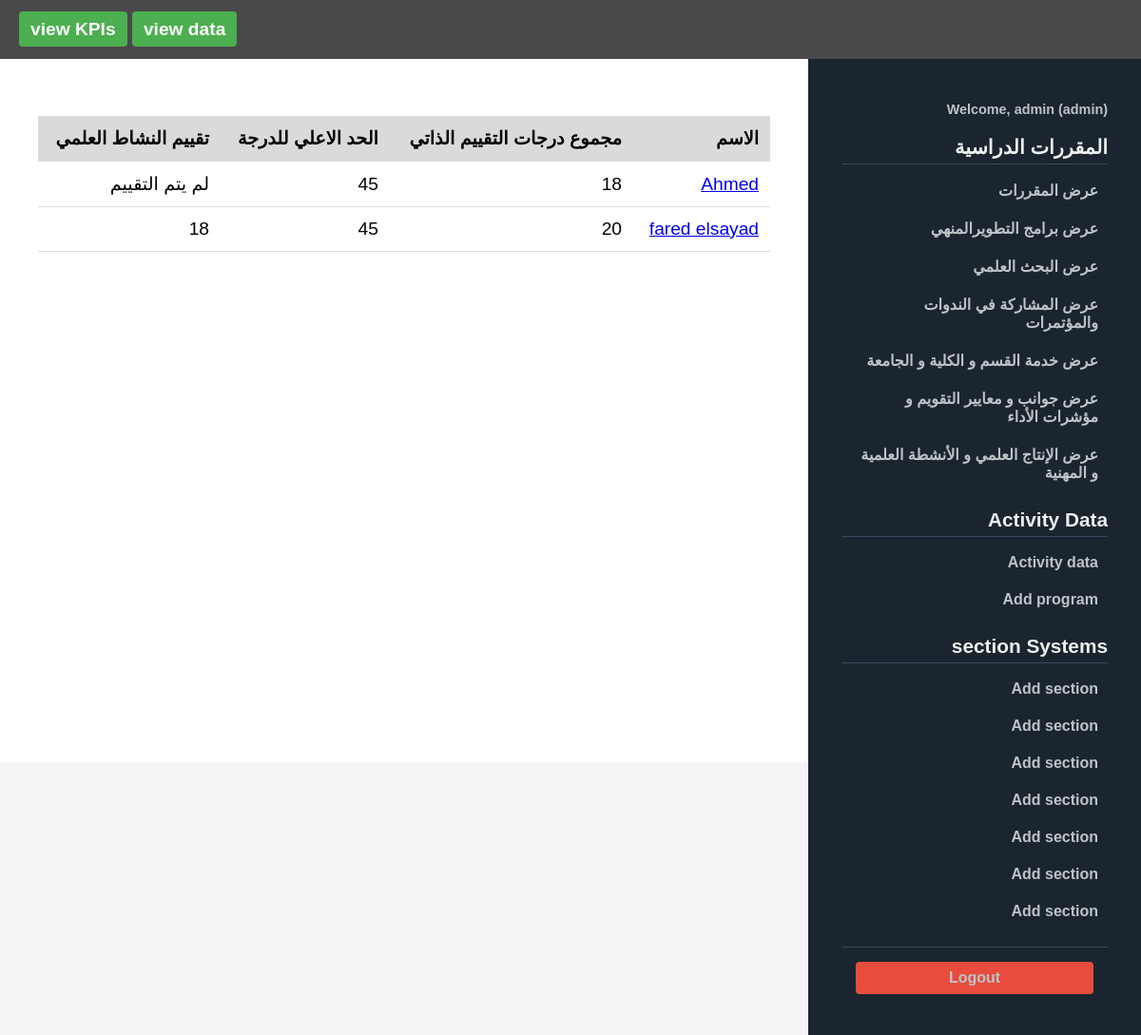
The app's page /view/criteria_of_evaluation (signed in), older data.
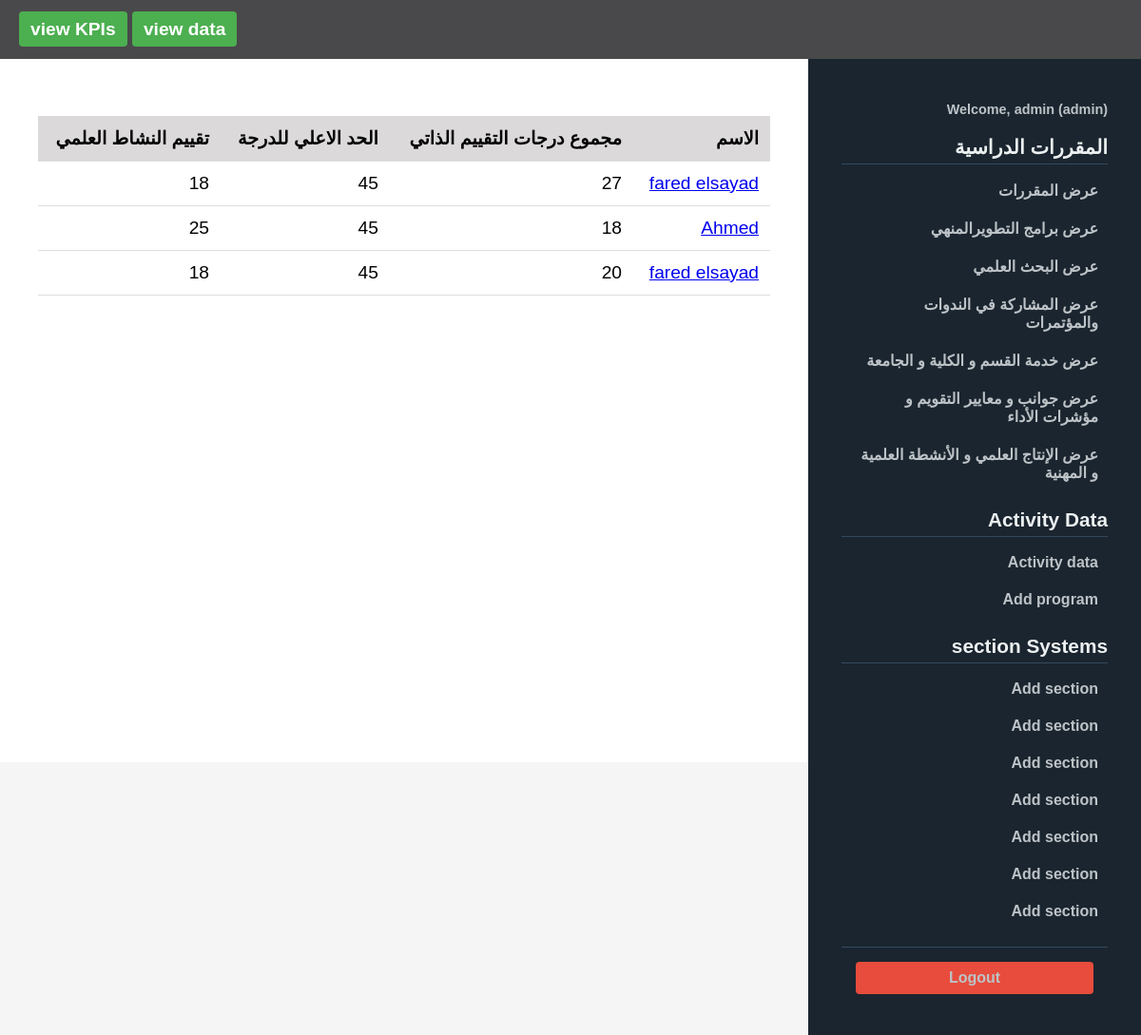
The same page, newer data.
### tables this page shows
CREATE TABLE "Evaluation_aspects" (
	"id"	INTEGER,
	"user_id"	INTEGER NOT NULL,
	"Develop_courses"	INT,
	"Prepare_file"	INT,
	"Electronic_tests"	INT,
	"Prepare_material_content"	INT,
	"Use_learning_effectively"	INT,
	"teaching_methods"	INT,
	"Methods_student"	INT,
	"preparing_test_questions"	INT,
	"Provide_academic_guidance"	INT,
	"created_at"	TEXT DEFAULT CURRENT_TIMESTAMP,
	"Develop_courses_Evaluation"	INTEGER,
	"Prepare_file_Evaluation"	INTEGER,
	"Electronic_tests_Evaluation"	INTEGER,
	"Prepare_material_Evaluation"	INTEGER,
	"Use_learning_Evaluation"	INTEGER,
	"teaching_methods_Evaluation"	INTEGER,
	"Methods_student_Evaluation"	INTEGER,
	"preparing_test_Evaluation"	INTEGER,
	"Provide_academic_Evaluation"	INTEGER,
	PRIMARY KEY("id" AUTOINCREMENT),
	FOREIGN KEY("user_id") REFERENCES "users"("id")
);

CREATE TABLE users (
            id INTEGER PRIMARY KEY AUTOINCREMENT,
            username TEXT UNIQUE NOT NULL,
            password TEXT NOT NULL,
            role TEXT NOT NULL DEFAULT 'user',
            full_name TEXT
        );

### app.py (the view)
@app.route('/view/criteria_of_evaluation')
@login_required
@admin_required
def view_criteria_of_evaluation():
    conn = get_db_connection()
    Evaluation_aspects = conn.execute('''
        SELECT Evaluation_aspects.*, users.username, users.full_name
        FROM Evaluation_aspects
        JOIN users ON Evaluation_aspects.user_id = users.id
        ORDER BY Evaluation_aspects.created_at DESC
    ''').fetchall()
    activity = conn.execute('''
        SELECT activity_data.*, users.username, users.full_name
        FROM activity_data
        JOIN users ON activity_data.user_id = users.id
        ORDER BY activity_data.created_at DESC
    ''').fetchall()
    conn.close()
    return render_template('view_data/view_criteria.html', Evaluation_aspects=Evaluation_aspects,activity=activity)

### app.py (called while the page is built)
def get_db_connection():
    conn = sqlite3.connect(DATABASE)
    conn.row_factory = sqlite3.Row
    return conn

def login_required(f):
    @wraps(f)
    def decorated_function(*args, **kwargs):
        if 'user_id' not in session:
            flash('Please log in to access this page.', 'danger')
            return redirect(url_for('login'))
        return f(*args, **kwargs)
    return decorated_function

def admin_required(f):
    @wraps(f)
    def decorated_function(*args, **kwargs):
        if 'user_id' not in session:
            flash('Please log in to access this page.', 'danger')
            return redirect(url_for('login'))
        if session.get('role') != 'admin':
            flash('You do not have permission to access this page.', 'danger')
            return redirect(url_for('index'))
        return f(*args, **kwargs)
    return decorated_function

### templates/view_data/view_criteria.html
{% extends "base.html" %}
{% block content %}
<div class="table-content" >
        <table>
            <thead>
                <tr>
                    <th> الاسم </th>
                    <th>مجموع درجات التقييم الذاتي </th>
                    <th>الحد الاعلي للدرجة</th>
                    <th>تقييم النشاط العلمي </th>
                </tr>
            </thead>
            <tbody>
                {% for item in Evaluation_aspects %}
                <tr>
                    <td><a href="{{ url_for('update',id=item.user_id ) }}"> {{ item['full_name'] or item['username'] }}</a> </td>
                   {% if  item['Develop_courses'] == None %}
                   <td> لم يتم التقييم</td>
                   {% else %}
                    <td>{{ item['Develop_courses'] + item['Prepare_file'] + item['Electronic_tests']
                        + item['Prepare_material_content'] + item['Use_learning_effectively'] + item['teaching_methods']
                        + item['Methods_student'] + item['preparing_test_questions'] + item['Provide_academic_guidance']
                    }}</td>
                       {% endif %}
                    <td>{{ 45 }}</td>
                    {% if item['Develop_courses_Evaluation'] == None %}
                   <td> لم يتم التقييم</td>
                   {% else %}
                    <td>{{ item['Develop_courses_Evaluation'] + item['Prepare_file_Evaluation'] + item['Electronic_tests_Evaluation']
                        + item['Prepare_material_Evaluation'] + item['Use_learning_Evaluation'] + item['teaching_methods_Evaluation']
                        + item['Methods_student_Evaluation'] + item['preparing_test_Evaluation'] + item['Provide_academic_Evaluation']
                    }}</td>
                       {% endif %}
                </tr>
                {% endfor %}
            </tbody>
        </table>
</div>
{% endblock %}

### templates/base.html (shortened to what this page needs)
<!DOCTYPE html>
<html lang="en" dir="ltr">
<head>
    <link rel="stylesheet" href="{{ url_for('static', filename='styles.css') }}">
</head>
<body>
    <div class="navbar">
        {% if session.get('role') == 'admin' %}
        <a href="{{ url_for('view_kpis') }}" class="nav-button">view KPIs</a>
         {% endif %}
                {% if 'user_id' in session %}
                    <a href="{{ url_for('view_data') }}" class="nav-button">view data</a>
                {% else %}
                    <a href="{{ url_for('login') }}" class="nav-button">Login</a>
                    <a href="{{ url_for('register') }}" class="nav-button">Register</a>
                {% endif %}
    </div>
        <div class="container">
                <div class="content">
                    {% block content %}{% endblock %}
                </div>
            <div class="sidebar">
           {% if session.get('role') == 'admin' %}
                    {% include 'admin_sidebar.html' %}
            {% else %}
                    {% include 'sidebar.html' %}
            {% endif %}
                </div>
        </div>
</body>
</html>

### templates/admin_sidebar.html (shortened to what this page needs)
 <aside class="sidebar" >
    <div class="sidebar-header">
    <nav class="sidebar-nav">
        {% if 'user_id' in session %}
            <div class="nav-section">
                {% if 'user_id' in session %}
                <div class="user-info">
                    Welcome, {{ session.get('username') }} ({{ session.get('role') }})
                </div>
            {% endif %}
        </div>
                <h2>المقررات الدراسية</h2>
                <ul>
                    <li><a href="{{url_for('view_data')}}">عرض  المقررات</a></li>
                    <li><a href="{{url_for('activity_data')}}">عرض برامج التطويرالمنهي</a></li>
                    <li><a href="{{url_for('program_data')}}">عرض البحث العلمي</a></li>
                    <li><a href="{{url_for('prticipation_data')}}">  عرض المشاركة في الندوات والمؤتمرات </a></li>
                    <li><a href="#">عرض خدمة القسم و الكلية و الجامعة</a></li>
                    <li><a href="{{url_for('view_criteria_of_evaluation')}}">عرض جوانب و معايير التقويم و مؤشرات الأداء</a></li>
                    <li><a href="{{url_for('view_Scientific_production')}}"> عرض الإنتاج العلمي و الأنشطة العلمية و المهنية </a></li>
                </ul>
                <h2>Activity Data</h2>
                <ul>
                    <li><a href="#">Activity data</a></li>
                    <li><a href="#">Add program</a></li>
                </ul>
                <h2> section Systems</h2>
                <ul>
                    <li><a href="#">Add section</a></li>
                    <li><a href="#">Add section</a></li>
                    <li><a href="#">Add section</a></li>
                    <li><a href="#">Add section</a></li>
                    <li><a href="#">Add section</a></li>
                    <li><a href="#">Add section</a></li>
                    <li><a href="#">Add section</a></li>
                </ul>
                <div class="sidebar-footer">
                    <a href="{{ url_for('logout') }}" class="logout-button">Logout</a>
                </div>
            </div>
        {% else %}
            <div class="auth-links">
                <a href="{{ url_for('login') }}" class="button">Login</a>
                <a href="{{ url_for('register') }}" class="button">Register</a>
            </div>
        {% endif %}
</aside>

### static/styles.css (style rules this page uses)
body { font-family: 'Arial', sans-serif; margin: 0; padding: 0; background-color: #f5f5f5; }
.navbar { background-color: #49494b; padding: 20px; text-align: left; font-weight: bold; font-size: 1.2em; }
.container { display: flex; height: calc(100vh - 60px); }
.content { flex: 1; background-color: white; display: flex; padding: 20px; justify-content: center; align-items: top; font-size: 1.2em; direction: rtl; }
.table-content { flex: 1; background-color: white; display: block; padding: 20px; font-size: 1em; text-align:right; direction:rtl; }
.sidebar { width: 350px; right: 0; background-color: #4f4f4f; color: white; display: block; justify-content: center; align-items: center; font-weight: bold; direction: rtl; }
.nav-button { background-color: #4CAF50; color: white; padding: 8px 12px; border-radius: 4px; text-decoration: none; transition: background-color 0.3s; }
.sidebar-header { padding: 20px; background-color: #1a252f; border-bottom: 1px solid #34495e; }
.user-info { margin-top: 10px; font-size: 0.9rem; color: #bdc3c7; }
.sidebar-nav { padding: 15px; }
.sidebar-nav h2 { font-size: 1.3rem; color: #ecf0f1; margin: 20px 0 10px 0; padding-bottom: 5px; border-bottom: 1px solid #34495e; }
.sidebar-nav ul { list-style: none; padding: 0; margin: 0; }
.sidebar-nav li { margin-bottom: 5px; }
.sidebar-nav a { display: block; padding: 8px 10px; color: #bdc3c7; text-decoration: none; border-radius: 4px; transition: all 0.3s; }
.sidebar-footer { padding: 15px; margin-top: 20px; border-top: 1px solid #34495e; }
table { width: 100%; border-collapse: collapse; margin-top: 20px; direction: rtl; }
th, td { padding: 12px; text-align: right; border-bottom: 1px solid #ddd; }
th { background-color: #dbd9d9; font-weight: bold; }
.logout-button { display: block; background-color: #e74c3c; color: white; padding: 8px 15px; border-radius: 4px; text-decoration: none; text-align: center; transition: background-color 0.3s; }

Row changes from the older to the newer data that the page shows:
added Evaluation_aspects: full_name "fared elsayad", Develop_courses+Prepare_file+Electronic_tests "27", value "45", Develop_courses_Evaluation+Prepare_file_Evaluation+Electronic_tests_Evaluation "18"
changed Evaluation_aspects "Ahmed": Develop_courses_Evaluation empty → 3 (drawn); Develop_courses_Evaluation+Prepare_file_Evaluation+Electronic_tests_Evaluation (not shown) → "25"; no longer shows "لم يتم التقييم"
